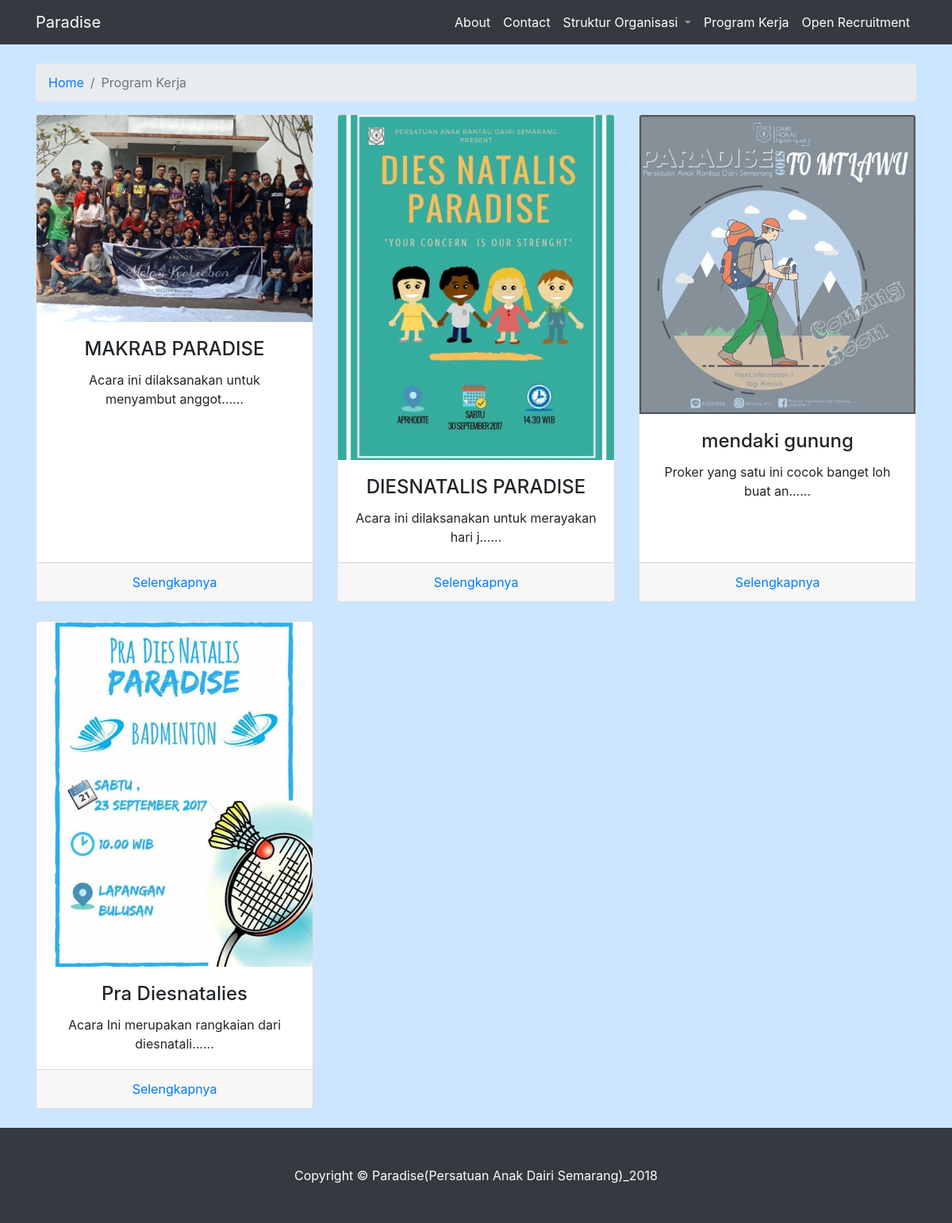
The app's page /index.php?halaman=proker with its own data.
### tables this page shows
CREATE TABLE `proker` (
  `id_proker` int(11) NOT NULL,
  `judul_proker` varchar(100) NOT NULL,
  `isi_proker` text NOT NULL,
  `foto_proker` varchar(100) NOT NULL,
  `tanggal_proker` date NOT NULL
);

### proker.php (the view)
<br/>
<div class="container">
	<ol class="breadcrumb">
        <li class="breadcrumb-item">
          <a href="./">Home</a>
        </li>
        <li class="breadcrumb-item active">Program Kerja</li>
     </ol>
	<div class="row">
		<?php
			include'koneksi.php';
			$proker=mysqli_query($konek,"SELECT * FROM proker");
			while ($data=mysqli_fetch_array($proker)) {
		?>
			<div class="col-lg-4 mb-4">
	          <div class="card h-100 text-center">
	            <img class="card-img-top" width="40%" src="img/<?php echo $data['foto_proker'] ?>" alt="">
	            <div class="card-body">
	              <h4 class="card-title"><?php echo $data['judul_proker']; ?></h4>
	              <p class="card-text"><?php echo substr($data['isi_proker'],0,45),"......" ?></p>
	            </div>
	            <div class="card-footer">
	              <a href="index.php?halaman=baca&id=<?php echo $data['id_proker'] ?>">Selengkapnya</a>
	            </div>
	          </div>
	        </div>
		<?php
			}
		 ?>
	</div>
</div>

### index.php (shortened to what this page needs)
<!DOCTYPE html>
<html lang="en">
  <head>
    <link rel="stylesheet" href="http://www.getorgchart.com/GetOrgChart/getorgchart/getorgchart.css"/>
    <link href="vendor/bootstrap/css/bootstrap.min.css" rel="stylesheet">
    <link href="css/modern-business.css" rel="stylesheet">
  </head>
  <body style="background-color:#cce6ff;">
    <nav class="navbar fixed-top navbar-expand-lg navbar-dark bg-dark fixed-top">
      <div class="container">
        <a class="navbar-brand" href="index.php?halaman=home">Paradise</a>
        <div class="collapse navbar-collapse" id="navbarResponsive">
          <ul class="navbar-nav ml-auto">
            <li class="nav-item">
              <a class="nav-link" href="index.php?halaman=about"><font color="white">About</font></a>
            </li>
            <li class="nav-item">
              <a class="nav-link" href="index.php?halaman=contact"><font color="white">Contact</font></a>
            </li>
            <li class="nav-item dropdown">
              <a class="nav-link dropdown-toggle" href="#" id="navbarDropdownPortfolio" data-toggle="dropdown" aria-haspopup="true" aria-expanded="false">
                <font color="white">Struktur Organisasi</font>
              </a>
            </li>
            <li class="nav-item">
              <a class="nav-link" href="index.php?halaman=proker"><font color="white">Program Kerja</font></a>
            </li>
            <li class="nav-item">
              <a class="nav-link" href="index.php?halaman=oprec"><font color="white">Open Recruitment</font></a>
            </li>
          </ul>
        </div>
      </div>
    </nav>
    <?php
      switch (@$_GET['halaman']) {
        case 'proker':
          include"proker.php";
          break;
      }
    ?>
    <footer class="py-5 bg-dark">
      <div class="container">
        <p class="m-0 text-center text-white">Copyright &copy; Paradise(Persatuan Anak Dairi Semarang)_2018</p>
      </div>
    </footer>
  </body>
</html>

### css/modern-business.css (style rules this page uses)
body { padding-top: 54px; }
@media (min-width: 992px) { body { padding-top: 56px; } }

### records on screen
proker: foto_proker (picture), judul_proker "MAKRAB PARADISE", isi_proker "Acara ini dilaksanakan untuk menyambut anggot"
proker: foto_proker (picture), judul_proker "DIESNATALIS PARADISE", isi_proker "Acara ini dilaksanakan untuk merayakan hari j"
proker: foto_proker (picture), judul_proker "mendaki gunung", isi_proker "Proker yang satu ini cocok banget loh buat an"
proker: foto_proker (picture), judul_proker "Pra Diesnatalies", isi_proker "Acara Ini merupakan rangkaian dari diesnatali"
